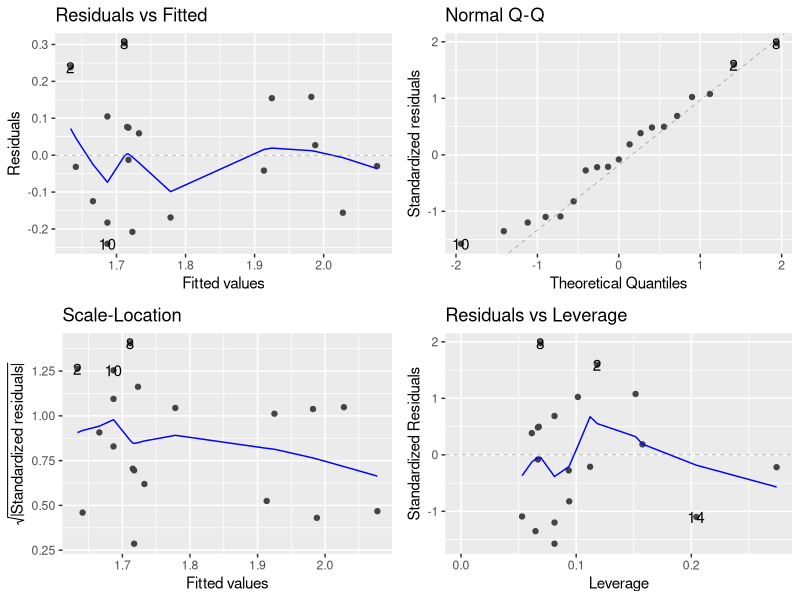
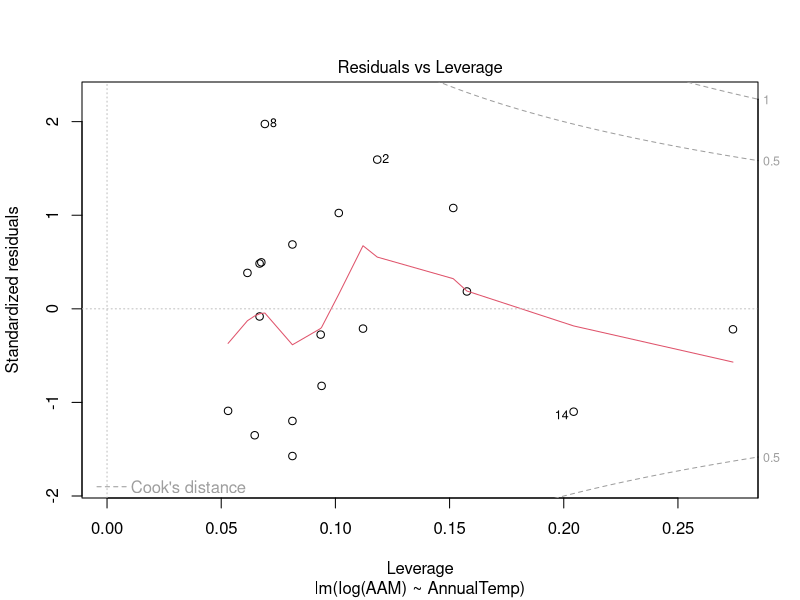
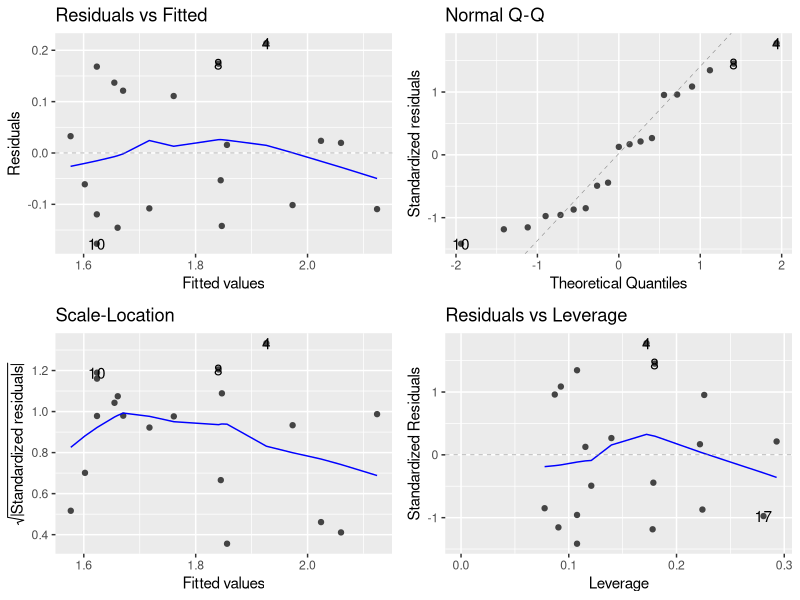
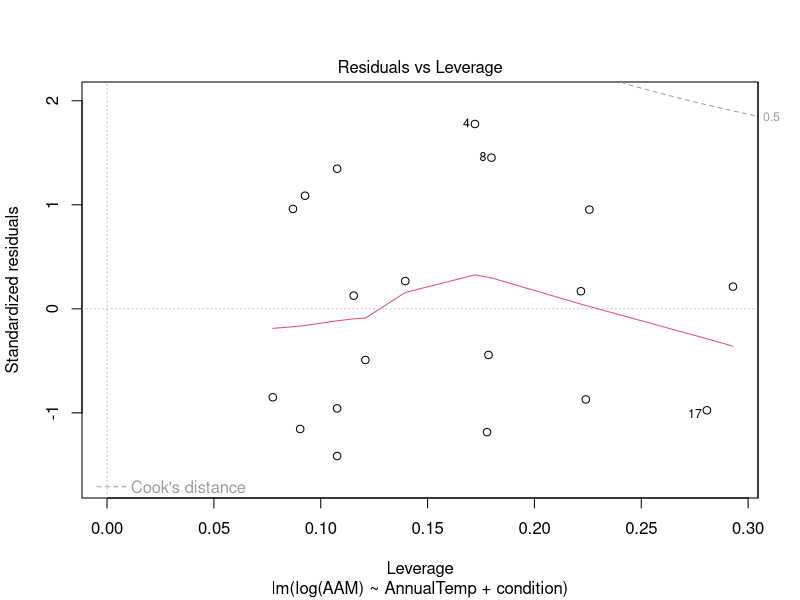

Source code (R) for these figures, in order: (Note: this script raises an error after producing the figures.)
#' This script is used to compare the four difference models for establishing
#' the relationship between AAM and temperature + condition for black carp and
#' Asian carp.
#' 
#' We use:
#'
#' 1. Linear addictive model  2. Interaction model
#' 3. Simple linear model  4. Grouped-specific model
#' 
#' on:
#' 
#' 1. Annual temperature  2. Cold temperature
#' 
#' We also conducted the same AIC analyses for all Asian carp species. But for
#' Asian carp, the data is subsampled.


library(ggplot2)
library(ggfortify)
library(dplyr)


## Import data
asian.carp <- read.csv("asian carp final.csv")
asian.carp$Condition <- as.factor(asian.carp$Condition)
str(asian.carp)

Black <- read.csv("eddie_carp_new.csv")
Black$condition <- as.factor(Black$condition)
str(Black)

## Separate by species
Grass <- asian.carp[asian.carp$Species=="Grass",]
Bighead <- asian.carp[asian.carp$Species=="Bighead",]
Silver <- asian.carp[asian.carp$Species=="Silver",]
Big.sil <- rbind(Bighead, Silver) # combine the two groups



#### Black carp (does not subsample) ####

Black.clean <- Black %>% filter(!row_number() == 5) %>% filter(sex != "male") %>% 
  filter(!condition == "na")

# OPTIONAL
Black.clean <- Black.clean[Black.clean$AAM != 11,]
Black.clean <- Black.clean[Black.clean$AAM != 4,]
Black.clean <- Black.clean[Black.clean$location != "Heilong Jiang"]


## Simple linear model (same slope, same intercept)
black.simple <- lm(log(AAM)~AnnualTemp, data = Black.clean)
anova(black.simple)
summary(black.simple)
autoplot(black.simple) # did not meet??

plot(black.simple, which = 5)


## Linear addictive models (same slope, different intercept)
black.linear <- lm(log(AAM)~AnnualTemp+condition, data = Black.clean)
anova(black.linear)
summary(black.linear)
autoplot(black.linear)

plot(black.linear, which = 5)


## Interaction model (different slope, same intercept)
black.int <- lm(log(AAM)~AnnualTemp:condition, data = Black.clean)
summary(black)


## Grouped-specific models (ANCOVA: different slope, different intercept)
black.group <- lm(log(AAM)~AnnualTemp*condition, data = Black.clean)
anova(black.int)
summary(black.int)
autoplot(black.int)

plot(black.int, which = 5)


## Compare the AIC scores
AIC(black.simple, black.linear, black.int, black.group)


## Outlier check
hist(log(Black.clean$AAM))
mean(log(Black.clean$AAM)) + 3 * sd(log(Black.clean$AAM))
sd(log(Black.clean$AAM))



#### Asian carp all species (subsample 1000 times) ####

## Look at the spatial codes for the current asian carp data
asian.carp.clean <- asian.carp %>% 
  filter(Condition %in% c("natural", "artificial"))

table(asian.carp.clean$Code)


## Simple linear model
asian.linear.results <- matrix(NA,1000,1)
for(i in 1:1000){
  sub <- asian.carp.clean %>% group_by(Code) %>% sample_n(size=1)
  reg <- lm(log(AAM)~AnnualTemp, data = sub)
  asian.linear.results[i,1]<-as.numeric(AIC(reg))
}


## Linear addictive models (same slope, different intercept)
asian.add.results <- matrix(NA,1000,1)
for(i in 1:1000){
  sub <- asian.carp.clean %>% group_by(Code) %>% sample_n(size=1)
  reg <- lm(log(AAM)~AnnualTemp+Condition, data = sub)
  asian.add.results[i,1]<-as.numeric(AIC(reg))
}


## Interaction models (different slope, same intercept)
asian.int.results <- matrix(NA,1000,1)
for(i in 1:1000){
  sub <- asian.carp.clean %>% group_by(Code) %>% sample_n(size=1)
  reg <- lm(log(AAM)~AnnualTemp:Condition, data = sub)
  asian.int.results[i,1]<-as.numeric(AIC(reg))
}


## Grouped-specific model (different slope, different intercept)
asian.group.results <- matrix(NA,1000,1)
for(i in 1:1000){
  sub <- asian.carp.clean %>% group_by(Code) %>% sample_n(size=1)
  reg <- lm(log(AAM)~AnnualTemp*Condition, data = sub)
  asian.group.results[i,1]<-as.numeric(AIC(reg))
}


## Compare the AIC results
mean(unique(asian.linear.results[,1]))
mean(unique(asian.add.results[,1]))
mean(unique(asian.int.results[,1]))
mean(unique(asian.group.results[,1]))

# Do I compare the mean? Or other values?
# Do I need to do each individual asian carp species?



# Check the Cook's distance that are three times larger than the mean
cooksD <- cooks.distance(asian.simple)
influential <- cooksD[(cooksD > (3 * mean(cooksD, na.rm = TRUE)))]
influential



#### Grass carp (subsample 100 times) ####

Grass.clean <- Grass %>% 
  filter(Condition %in% c("natural", "artificial"))

table(Grass.clean$Code)


## Simple linear model
grass.linear.results <- matrix(NA,100,1)
for(i in 1:100){
  sub <- Grass.clean %>% group_by(Code) %>% sample_n(size=1)
  reg <- lm(log(AAM)~AnnualTemp, data = sub)
  grass.linear.results[i,1]<-as.numeric(AIC(reg))
}


## Linear addictive models (same slope, different intercept)
grass.add.results <- matrix(NA,100,1)
for(i in 1:100){
  sub <- Grass.clean %>% group_by(Code) %>% sample_n(size=1)
  reg <- lm(log(AAM)~AnnualTemp+Condition, data = sub)
  grass.add.results[i,1]<-as.numeric(AIC(reg))
}


## Interaction models (different slope, same intercept)
grass.int.results <- matrix(NA,100,1)
for(i in 1:100){
  sub <- Grass.clean %>% group_by(Code) %>% sample_n(size=1)
  reg <- lm(log(AAM)~AnnualTemp:Condition, data = sub)
  grass.int.results[i,1]<-as.numeric(AIC(reg))
}


## Grouped-specific model (different slope, different intercept)
grass.group.results <- matrix(NA,100,1)
for(i in 1:100){
  sub <- Grass.clean %>% group_by(Code) %>% sample_n(size=1)
  reg <- lm(log(AAM)~AnnualTemp*Condition, data = sub)
  grass.group.results[i,1]<-as.numeric(AIC(reg))
}

## Compare the AIC scores
mean(unique(grass.linear.results[,1]))
mean(unique(grass.add.results[,1]))
mean(unique(grass.int.results[,1]))
mean(unique(grass.group.results[,1]))



#### Bighead and Silver carp (subsample 100 times) ####

Big.sil.clean <- Big.sil %>% 
  filter(Condition %in% c("natural", "artificial"))

table(Big.sil.clean$Code)


## Simple linear model
bs.linear.results <- matrix(NA,100,1)
for(i in 1:100){
  sub <- Big.sil.clean %>% group_by(Code) %>% sample_n(size=1)
  reg <- lm(log(AAM)~AnnualTemp, data = sub)
  bs.linear.results[i,1]<-as.numeric(AIC(reg))
}


## Linear addictive models (same slope, different intercept)
bs.add.results <- matrix(NA,100,1)
for(i in 1:100){
  sub <- Big.sil.clean %>% group_by(Code) %>% sample_n(size=1)
  reg <- lm(log(AAM)~AnnualTemp+Condition, data = sub)
  bs.add.results[i,1]<-as.numeric(AIC(reg))
}


## Interaction models (different slope, same intercept)
bs.int.results <- matrix(NA,100,1)
for(i in 1:100){
  sub <- Big.sil.clean %>% group_by(Code) %>% sample_n(size=1)
  reg <- lm(log(AAM)~AnnualTemp:Condition, data = sub)
  bs.int.results[i,1]<-as.numeric(AIC(reg))
}


## Grouped-specific model (different slope, different intercept)
bs.group.results <- matrix(NA,100,1)
for(i in 1:100){
  sub <- Big.sil.clean %>% group_by(Code) %>% sample_n(size=1)
  reg <- lm(log(AAM)~AnnualTemp*Condition, data = sub)
  bs.group.results[i,1]<-as.numeric(AIC(reg))
}

## Compare the AIC scores
mean(unique(bs.linear.results[,1]))
mean(unique(bs.add.results[,1]))
mean(unique(bs.int.results[,1]))
mean(unique(bs.group.results[,1]))
